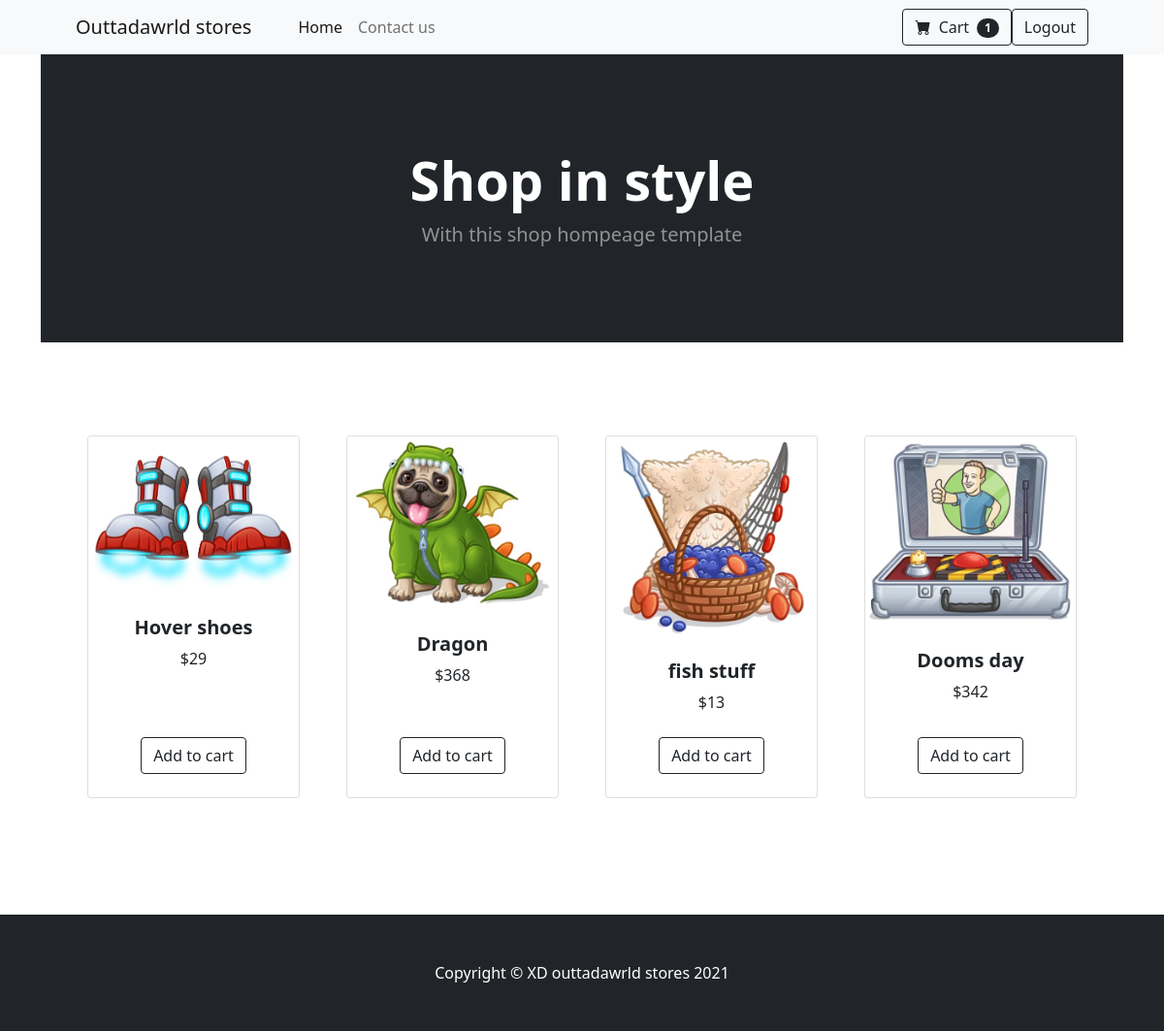
The app's page / (signed in) with its own data.
### website/models.py (models this page shows)
class Product(db.Model):
    id = db.Column(db.Integer, primary_key=True)
    name = db.Column(db.String(64), unique=True)
    price = db.Column(db.Integer)
    img = db.Column(db.String(64))

### website/views.py (the view)
@views.route('/')
def home():
    return render_template('index.html', user=current_user, products=Product.query.all())

### website/__init__.py (called while the page is built)
def create_app():
    db.init_app(app)
    from .views import views
    from .auth import auth
    app.register_blueprint(views, url_prefix='/')
    app.register_blueprint(auth, url_prefix='/')
    from .models import User
    create_db(app)
    login_manager = LoginManager()
    login_manager.login_view = 'auth.login'
    login_manager.init_app(app)
    @login_manager.user_loader
    def load_user(id):
        return User.query.get(int(id))
    return app

### website/templates/index.html
{% extends "base.html" %} {% block title %}Outtadawrld stores{% endblock %}
{% block content %}
        <header class="bg-dark py-5">
            <div class="container px-4 px-lg-5 my-5">
                <div class="text-center text-white">
                    <h1 class="display-4 fw-bolder">Shop in style</h1>
                    <p class="lead fw-normal text-white-50 mb-0">With this shop hompeage template</p>
                </div>
            </div>
        </header>
        <section class="py-5">
            <div class="container px-4 px-lg-5 mt-5">
                <div class="row gx-4 gx-lg-5 row-cols-2 row-cols-md-3 row-cols-xl-4 justify-content-center">
                    {% for product in products %}
                    <div class="col mb-5">
                        <div class="card h-100">
                            <img class="card-img-top" src="{{ url_for('static', filename='imgs/'+product.img) }}" alt="..." />
                            <div class="card-body p-4">
                                <div class="text-center">
                                    <h5 class="fw-bolder">{{ product.name }}</h5>
                                    ${{ product.price }}
                                </div>
                            </div>
                            <div class="card-footer p-4 pt-0 border-top-0 bg-transparent">
                                <div class="text-center"><a class="btn btn-outline-dark mt-auto" onclick="addtocart({{product.id}})">Add to cart</a></div>
                            </div>
                        </div>
                    </div>
                    {% endfor %}
                </div>
            </div>
        </section>
{% endblock %}

### records on screen
Product: img (picture), name "Hover shoes", price "29"
Product: img (picture), name "Dragon", price "368"
Product: img (picture), name "fish stuff", price "13"
Product: img (picture), name "Dooms day", price "342"

### other values on screen
{{ user.cart|length }} "1"
